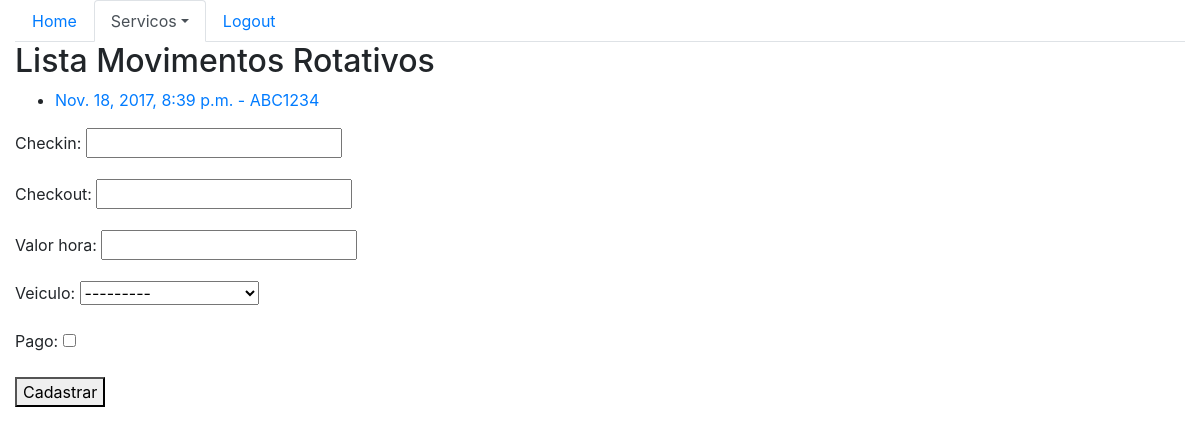
The page /sistema/mov-rot/ on the database as committed earlier.
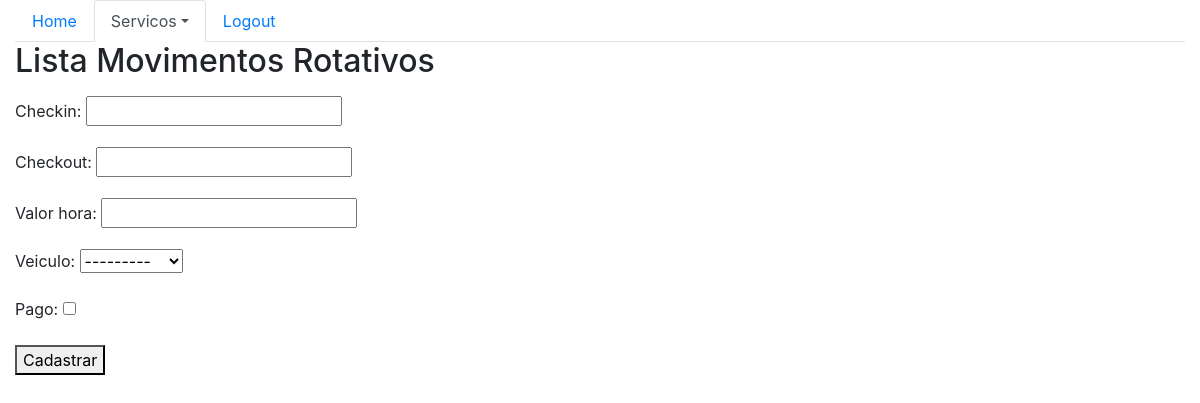
The same page on the database as committed later.
### core/models.py (models this page shows, shortened)
class MovRotativo(models.Model):
    checkin = models.DateTimeField(auto_now=False)
    checkout = models.DateTimeField(auto_now=False, null=True, blank=True)
    valor_hora = models.DecimalField(max_digits=5, decimal_places=2)
    veiculo = models.ForeignKey(Veiculo, on_delete=models.PROTECT)
    pago = models.BooleanField(default=False)

class Veiculo(models.Model):
    marca = models.ForeignKey(Marca, on_delete=models.CASCADE)
    placa = models.CharField(max_length=7)
    proprietario = models.ForeignKey(Pessoa, on_delete=models.PROTECT)
    cor = models.CharField(max_length=15)
    observacoes = models.TextField()
    def __str__(self):
        return self.marca.nome + ' - ' + self.placa

### core/views.py (the view)
def lista_movrotativos(request):
    mov_rot = MovRotativo.objects.all()
    form = MovRotativoForm()
    data = {'form': form, 'mov_rot': mov_rot}
    return render(
        request, 'core/lista_movrotativos.html', data)

### core/forms.py
class MovRotativoForm(ModelForm):
    class Meta:
        model = MovRotativo
        fields = '__all__'

### core/templates/core/lista_movrotativos.html (shortened to what this page needs)
{% extends 'base.html' %}
{% block menu%}
    <ul class="nav nav-tabs">
        <li class="nav-item">
            <a class="nav-link" href="{% url 'core_home' %}">Home</a>
        </li>
        <li class="nav-item dropdown">
        <li class="nav-item active dropdown">
            <a class="nav-link dropdown-toggle active" data-toggle="dropdown" href="#" role="button" aria-haspopup="true" aria-expanded="false">Servicos</a>
        </li>
        <li class="nav-item">
            <a class="nav-link" href="">Logout</a>
        </li>
    </ul>
{% endblock %}
{% block main %}
    <h2>Lista Movimentos Rotativos</h2>
    <ul>
    {% for mov in mov_rot %}
        <li>
            <a href="{% url 'core_movrotativos_update' mov.id %}">
                {{ mov.checkin }} - {{ mov.veiculo.placa }}
            </a>
        </li>
    {% endfor %}
    </ul>
    <form action="{% url 'core_movrotativos_novo' %}" method="POST">
        {{ form.as_p }}
        <button type="submit">Cadastrar</button>
    </form>
{% endblock %}

Rows that differ between the two databases and show on the page:
removed MovRotativo: checkin "Nov. 18, 2017, 8:39 p.m.", veiculo.placa "ABC1234"
